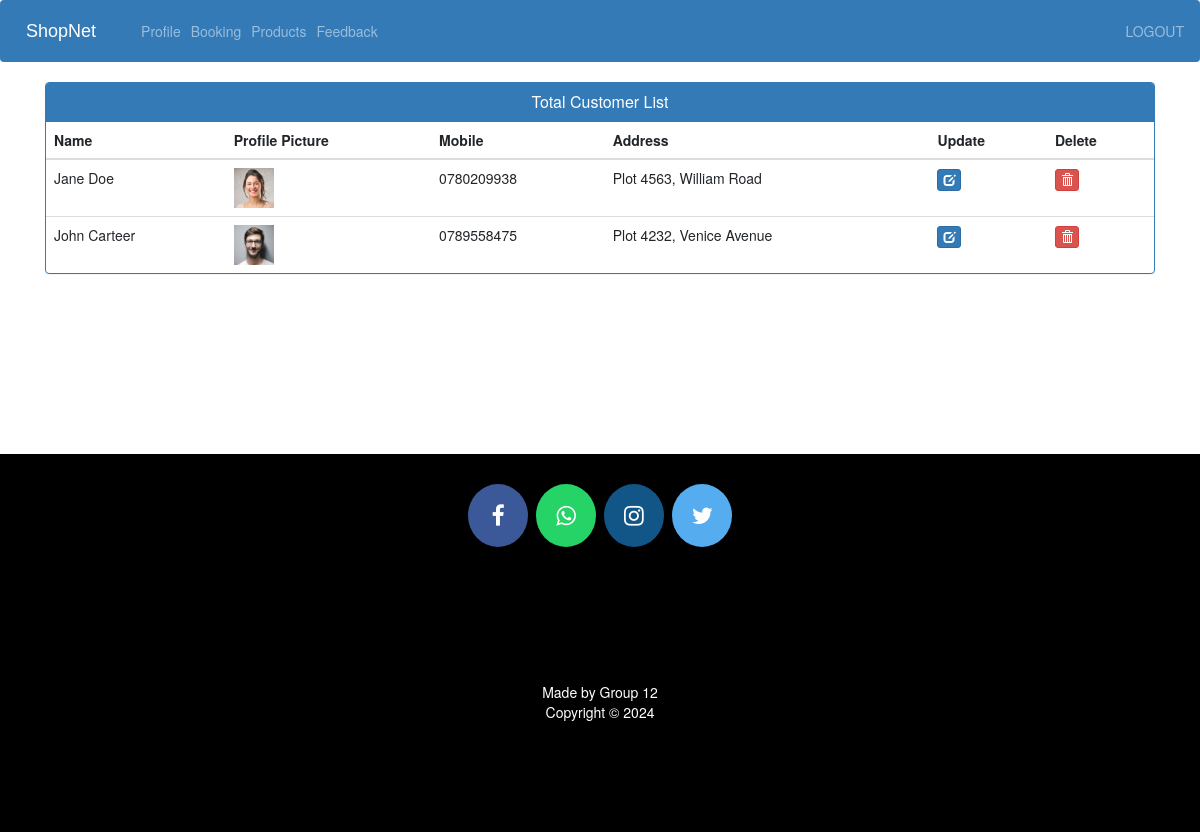
/business-view-customer/ (signed in), run on the app's committed database.
### customer/models.py (models this page shows, shortened)
class Customer(models.Model):
    user=models.OneToOneField(User,on_delete=models.CASCADE,null=True,blank=True)
    profile_pic= models.ImageField(upload_to='profile_pic/CustomerProfilePic/',null=True,blank=True)
    address = models.CharField(max_length=40)
    mobile = models.CharField(max_length=20,null=False)
    @property
    def get_name(self):
        return self.user.first_name+" "+self.user.last_name

### business/views.py (the view)
# urls.py: path('business-view-customer/',business_view_customer_view,name='business-view-customer'),
@login_required(login_url='businesslogin')
def business_view_customer_view(request):
    customers=Customer.objects.all()
    return render(request,'business/view_customer.html',{'customers':customers})

### business/templates/business/view_customer.html (shortened to what this page needs)
{% extends 'business/admin_base.html' %}
{% load static %}
{% block content %}
<head>
  <link href="//netdna.bootstrapcdn.com/bootstrap/3.0.0/css/bootstrap.min.css" rel="stylesheet" id="bootstrap-css">
</head>
<div class="container">
  <div class="panel panel-primary">
    <div class="panel-heading">
      <h6 class="panel-title">Total Customer List</h6>
    </div>
    <table class="table table-hover" id="dev-table">
      <thead>
        <tr>
          <th>Name</th>
          <th>Profile Picture</th>
          <th>Mobile</th>
          <th>Address</th>
          <th>Update</th>
          <th>Delete</th>
        </tr>
      </thead>
      {% for c in customers %}
      <tr>
        <td> {{c.get_name}}</td>
        <td> <img src="{% static c.profile_pic.url %}" alt="Profile Pic" height="40px" width="40px" /></td>
        <td>{{c.mobile}}</td>
        <td>{{c.address}}</td>
        <td><a class="btn btn-primary btn-xs" href="{% url 'business-update-customer' c.id  %}"><span class="glyphicon glyphicon-edit"></span></a></td>
        <td><a class="btn btn-danger btn-xs" href="{% url 'business-delete-customer' c.id  %}"><span class="glyphicon glyphicon-trash"></span></a></td>
      </tr>
      {% endfor %}
    </table>
  </div>
</div>
{% endblock content %}

### business/templates/business/view_customer.html (style rules this page uses)
a:link { text-decoration: none; }
h6 { text-align: center; }

### data on the page
Customer: get_name "Jane Doe", profile_pic (picture), mobile "0780209938", address "Plot 4563, William Road"
Customer: get_name "John Carteer", profile_pic (picture), mobile "0789558475", address "Plot 4232, Venice Avenue"
